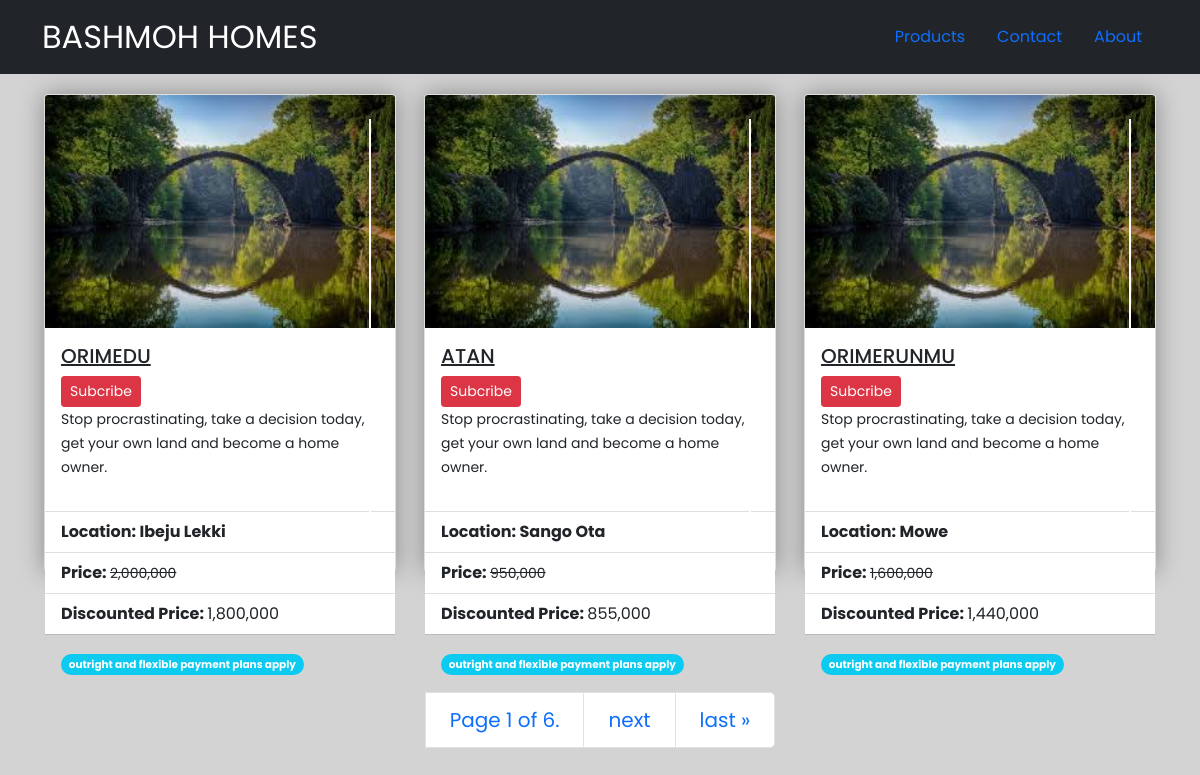
Screenshot of /products/ with the database file from the repository.
### products/models.py (models this page shows)
class Product(models.Model):
    name = models.CharField(max_length=30,primary_key=True)
    category = models.CharField(max_length=30)
    locaton = models.CharField(max_length=255)
    price = models.IntegerField()
    discounted_price = models.IntegerField()
    likes = models.IntegerField()
    def like(self):
        self.likes = self.likes + 1

### products/views.py (the view)
# urls.py: path('',views.ProductsList.as_view(),name='products'),
class ProductsList(ListView):
    model = models.Product
    paginate_by = 3

### templates/products/product_list.html (shortened to what this page needs)
{% extends 'products/base.html' %}
{% load static %}
{% load humanize %}
{% block content %}
<div class="container" style="margin-top:20px">
  <div class="row">
  {% for product in product_list %}
    {% if forloop.first %}
    <div class="col">
        <div class="card" style="width: 22rem;">
          {% if product.category == 'Residential' %}
          <img src="{% static 'css/images/loginImg.jpeg' %}" class="card-img-top" alt="...">
          {% elif product.category == 'Farm Land' %}
          <img src="{% static 'css/images/farm.jpeg' %}" class="card-img-top" alt="...">
          {% elif product.category == 'Carcass' %}
          <img src="{% static 'css/images/carcass.jpeg' %}" class="card-img-top" alt="...">
          {% endif %}
          <div class="card-body">
            <h5 class="card-title" style="text-decoration:underline">{{product.name | upper}}</h5>
            <button type="button" class="btn btn-danger btn-sm" data-bs-toggle="modal" data-bs-target="#staticBackdrop"><a style='text-decoration:none;color:white' href="{% url 'products:prospect' %}">Subcribe</a></button>
            <p><small class="card-text">Stop procrastinating, take a decision today, get your own land and become a home owner.</small></p>
          </div>
          <ul class="list-group list-group-flush">
            <li class="list-group-item"><strong>Location: {{ product.locaton }}</strong></li>
            <li class="list-group-item"><strong>Price: </strong><small style="text-decoration:line-through">{{ product.price | intcomma}}</small></li>
            <li class="list-group-item"><strong>Discounted Price: </strong>{{ product.discounted_price | intcomma }}</li>
          </ul>
          <div class="card-body">
            <span class="badge rounded-pill bg-info"><small>outright and flexible payment plans apply</small></span>
          </div>
        </div>
    </div>
    {% elif forloop.counter  == 2 %}
    <div class="col">
        <div class="card" style="width: 22rem;">
          {% if product.category == 'Residential' %}
          <img src="{% static 'css/images/loginImg.jpeg' %}" class="card-img-top" alt="...">
          {% elif product.category == 'Farm Land' %}
          <img src="{% static 'css/images/farm.jpeg' %}" class="card-img-top" alt="...">
          {% elif product.category == 'Carcass' %}
          <img src="{% static 'css/images/carcass.jpeg' %}" class="card-img-top" alt="...">
          {% endif %}
          <div class="card-body">
            <h5 class="card-title" style="text-decoration:underline">{{product.name | upper}}</h5>
            <button type="button" class="btn btn-danger btn-sm" data-bs-toggle="modal" data-bs-target="#staticBackdrop"><a style='text-decoration:none;color:white' href="{% url 'products:prospect' %}">Subcribe</a></button>
            <p><small class="card-text">Stop procrastinating, take a decision today, get your own land and become a home owner.</small></p>
          </div>
          <ul class="list-group list-group-flush">
            <li class="list-group-item"><strong>Location: {{ product.locaton }}</strong></li>
            <li class="list-group-item"><strong>Price: </strong><small style="text-decoration:line-through">{{ product.price | intcomma}}</small></li>
            <li class="list-group-item"><strong>Discounted Price: </strong>{{ product.discounted_price | intcomma }}</li>
          </ul>
          <div class="card-body">
            <span class="badge rounded-pill bg-info"><small>outright and flexible payment plans apply</small></span>
          </div>
        </div>
    </div>
    {% elif forloop.counter  == 3 %}
    <div class="col">
        <div class="card" style="width: 22rem;">
          {% if product.category == 'Residential' %}
          <img src="{% static 'css/images/loginImg.jpeg' %}" class="card-img-top" alt="...">
          {% elif product.category == 'Farm Land' %}
          <img src="{% static 'css/images/farm.jpeg' %}" class="card-img-top" alt="...">
          {% elif product.category == 'Carcass' %}
          <img src="{% static 'css/images/carcass.jpeg' %}" class="card-img-top" alt="...">
          {% endif %}
          <div class="card-body">
            <h5 class="card-title" style="text-decoration:underline">{{product.name | upper }}</h5>
            <button type="button" class="btn btn-danger btn-sm" data-bs-toggle="modal" data-bs-target="#staticBackdrop"><a style='text-decoration:none;color:white' href="{% url 'products:prospect' %}">Subcribe</a></button>
            <p><small class="card-text">Stop procrastinating, take a decision today, get your own land and become a home owner.</small></p>
          </div>
          <ul class="list-group list-group-flush">
            <li class="list-group-item"><strong>Location: {{ product.locaton }}</strong></li>
            <li class="list-group-item"><strong>Price: </strong><small style="text-decoration:line-through">{{ product.price | intcomma}}</small></li>
            <li class="list-group-item"><strong>Discounted Price: </strong>{{ product.discounted_price | intcomma }}</li>
          </ul>
          <div class="card-body">
            <span class="badge rounded-pill bg-info"><small>outright and flexible payment plans apply</small></span>
          </div>
        </div>
    </div>
{% endif %}
{% endfor%}
</div>
</div>
<nav aria-label="Page navigation example">
  <ul class="pagination pagination-lg justify-content-center">
    <span class="page-link">
        Page {{ page_obj.number }} of {{ page_obj.paginator.num_pages }}.
    </span>
    {% if page_obj.has_next %}
    <li class="page-item">
      <a class="page-link" href="?page={{ page_obj.next_page_number }}">next</a>
    </li>
    <li class="page-item">
        <a class="page-link" href="?page={{ page_obj.paginator.num_pages }}">last &raquo;</a>
    </li>
    {% endif %}
  </ul>
</nav>
{% endblock %}

### templates/products/base.html (shortened to what this page needs)
<!DOCTYPE html>
{% load static %}
<html lang="en" dir="ltr">
  <head>
    <link rel="stylesheet" href="{% static 'css/main.css' %}">
    <link rel="stylesheet" href="{% static 'css/bootstrap.min.css' %}">
    <link rel="stylesheet" href="{% static 'css/style.css' %}">
    <link rel="stylesheet" href="https://cdnjs.cloudflare.com/ajax/libs/font-awesome/4.7.0/css/font-awesome.min.css">
  </head>
  <body style="background-color: lightgray">
    <div>
      <nav class="navbar sticky-top navbar-dark bg-dark">
        <div class="container">
          <a class="navbar-brand " id="mybrand" href="{% url 'index' %}">BASHMOH HOMES</a>
          <ul class="nav nav-pills">
            {% if user.is_authenticated %}
            <li class="nav-item">
              <a class="nav-link" href="{% url 'customer_info:detail' user.userprofileinfo.phone_number %}">Profile</a>
            </li>
              <li class="nav-item">
                <a class="nav-link" href="{% url 'logout' %}">Logout</a>
              </li>
            {% else %}
              <li class="nav-item">
                <a class="nav-link" href="{% url 'products:products' %}">Products</a>
              </li>
              <li class="nav-item">
                <a class="nav-link" href="{% url 'contact' %}">Contact</a>
              </li>
              <li class="nav-item">
                <a class="nav-link" href="{% url 'about' %}">About</a>
              </li>
            {% endif %}
          </ul>
        </div>
      </nav>
    </div>
    {% block content %}
    {% endblock %}
  </body>
</html>

### static/css/main.css (style rules this page uses)
#mybrand { font-size: 2em }
.card { position: relative; margin: auto; width: 60%; height: 80%; box-shadow: 0 0 25px 0 rgba(0,0,0,.35); }
.card::before, .card::after { content: ''; position: absolute; border: 1px solid white; }
.card::before { top: 1.5rem; bottom: 1.5rem; right: 1.5rem; }
.card::after { bottom: 1.5rem; left: 1.5rem; right: 1.5rem; }

### static/css/style.css (style rules this page uses)
* { margin: 0; padding: 0; box-sizing: border-box; font-family: 'Poppins', sans-serif; }

### rows the page displays
Product: name "ORIMEDU", locaton "Ibeju Lekki", price "2,000,000", discounted_price "1,800,000"
Product: name "ATAN", locaton "Sango Ota", price "950,000", discounted_price "855,000"
Product: name "ORIMERUNMU", locaton "Mowe", price "1,600,000", discounted_price "1,440,000"

### other values shown
{{ page_obj.number }} "1"
{{ page_obj.paginator.num_pages }} "6"
